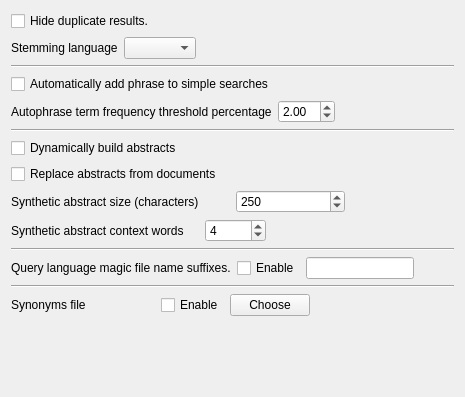
     <widget class="QWidget" name="tab_search">
      <attribute name="title">
       <string>Search parameters</string>
      </attribute>
      <layout class="QVBoxLayout">
       <item>
        <widget class="QCheckBox" name="collapseDupsCB">
         <property name="toolTip">
          <string>If checked, results with the same content under different names will only be shown once.</string>
         </property>
         <property name="text">
          <string>Hide duplicate results.</string>
         </property>
         <property name="checked">
          <bool>false</bool>
         </property>
        </widget>
       </item>
       <item>
        <layout class="QVBoxLayout">
         <item>
          <layout class="QHBoxLayout" stretch="0,0,1">
           <item>
            <widget class="QLabel" name="textLabel1_2">
             <property name="text">
              <string>Stemming language</string>
             </property>
             <property name="wordWrap">
              <bool>false</bool>
             </property>
            </widget>
           </item>
           <item>
            <widget class="QComboBox" name="stemLangCMB"/>
           </item>
           <item>
            <spacer name="horizontalSpacer_11">
             <property name="orientation">
              <enum>Qt::Horizontal</enum>
             </property>
             <property name="sizeHint" stdset="0">
              <size>
               <width>40</width>
               <height>20</height>
              </size>
             </property>
            </spacer>
           </item>
          </layout>
         </item>
         <item>
          <widget class="Line" name="line5">
           <property name="frameShape">
            <enum>QFrame::HLine</enum>
           </property>
           <property name="frameShadow">
            <enum>QFrame::Sunken</enum>
           </property>
          </widget>
         </item>
         <item>
          <widget class="QCheckBox" name="autoPhraseCB">
           <property name="toolTip">
            <string>A search for [rolling stones] (2 terms) will be changed to [rolling or stones or (rolling phrase 2 stones)]. 
This should give higher precedence to the results where the search terms appear exactly as entered.</string>
           </property>
           <property name="text">
            <string>Automatically add phrase to simple searches</string>
           </property>
          </widget>
         </item>
         <item>
          <layout class="QHBoxLayout" stretch="0,0,1">
           <item>
            <widget class="QLabel" name="textLabel33">
             <property name="sizePolicy">
              <sizepolicy hsizetype="Preferred" vsizetype="Preferred">
               <horstretch>1</horstretch>
               <verstretch>0</verstretch>
              </sizepolicy>
             </property>
             <property name="toolTip">
              <string>Frequency percentage threshold over which we do not use terms inside autophrase. 
Frequent terms are a major performance issue with phrases. 
Skipped terms augment the phrase slack, and reduce the autophrase efficiency.
The default value is 2 (percent). </string>
             </property>
             <property name="text">
              <string>Autophrase term frequency threshold percentage</string>
             </property>
             <property name="wordWrap">
              <bool>false</bool>
             </property>
            </widget>
           </item>
           <item>
            <widget class="QDoubleSpinBox" name="autoPThreshSB">
             <property name="singleStep">
              <double>0.200000000000000</double>
             </property>
             <property name="value">
              <double>2.000000000000000</double>
             </property>
            </widget>
           </item>
           <item>
            <spacer name="horizontalSpacer_6">
             <property name="orientation">
              <enum>Qt::Horizontal</enum>
             </property>
             <property name="sizeHint" stdset="0">
              <size>
               <width>40</width>
               <height>20</height>
              </size>
             </property>
            </spacer>
           </item>
          </layout>
         </item>
         <item>
          <widget class="Line" name="line6">
           <property name="frameShape">
            <enum>QFrame::HLine</enum>
           </property>
           <property name="frameShadow">
            <enum>QFrame::Sunken</enum>
           </property>
          </widget>
         </item>
         <item>
          <widget class="QCheckBox" name="buildAbsCB">
           <property name="toolTip">
            <string>Do we try to build abstracts for result list entries by using the context of query terms ? 
May be slow for big documents.</string>
           </property>
           <property name="text">
            <string>Dynamically build abstracts</string>
           </property>
          </widget>
         </item>
         <item>
          <widget class="QCheckBox" name="replAbsCB">
           <property name="toolTip">
            <string>Do we synthetize an abstract even if the document seemed to have one?</string>
           </property>
           <property name="text">
            <string>Replace abstracts from documents</string>
           </property>
          </widget>
         </item>
         <item>
          <layout class="QHBoxLayout" stretch="0,0,1">
           <item>
            <widget class="QLabel" name="textLabel2">
             <property name="sizePolicy">
              <sizepolicy hsizetype="Preferred" vsizetype="Preferred">
               <horstretch>2</horstretch>
               <verstretch>0</verstretch>
              </sizepolicy>
             </property>
             <property name="text">
              <string>Synthetic abstract size (characters)</string>
             </property>
             <property name="wordWrap">
              <bool>false</bool>
             </property>
            </widget>
           </item>
           <item>
            <widget class="QSpinBox" name="syntlenSB">
             <property name="sizePolicy">
              <sizepolicy hsizetype="Expanding" vsizetype="Fixed">
               <horstretch>1</horstretch>
               <verstretch>0</verstretch>
              </sizepolicy>
             </property>
             <property name="minimum">
              <number>80</number>
             </property>
             <property name="maximum">
              <number>100000</number>
             </property>
             <property name="singleStep">
              <number>10</number>
             </property>
             <property name="value">
              <number>250</number>
             </property>
            </widget>
           </item>
           <item>
            <spacer name="horizontalSpacer_7">
             <property name="orientation">
              <enum>Qt::Horizontal</enum>
             </property>
             <property name="sizeHint" stdset="0">
              <size>
               <width>40</width>
               <height>20</height>
              </size>
             </property>
            </spacer>
           </item>
          </layout>
         </item>
         <item>
          <layout class="QHBoxLayout" stretch="0,0,1">
           <item>
            <widget class="QLabel" name="textLabel3">
             <property name="sizePolicy">
              <sizepolicy hsizetype="Preferred" vsizetype="Preferred">
               <horstretch>1</horstretch>
               <verstretch>0</verstretch>
              </sizepolicy>
             </property>
             <property name="text">
              <string>Synthetic abstract context words</string>
             </property>
             <property name="wordWrap">
              <bool>false</bool>
             </property>
            </widget>
           </item>
           <item>
            <widget class="QSpinBox" name="syntctxSB">
             <property name="minimum">
              <number>2</number>
             </property>
             <property name="maximum">
              <number>20000</number>
             </property>
             <property name="value">
              <number>4</number>
             </property>
            </widget>
           </item>
           <item>
            <spacer name="horizontalSpacer_8">
             <property name="orientation">
              <enum>Qt::Horizontal</enum>
             </property>
             <property name="sizeHint" stdset="0">
              <size>
               <width>40</width>
               <height>20</height>
              </size>
             </property>
            </spacer>
           </item>
          </layout>
         </item>
         <item>
          <widget class="Line" name="line7">
           <property name="frameShape">
            <enum>QFrame::HLine</enum>
           </property>
           <property name="frameShadow">
            <enum>QFrame::Sunken</enum>
           </property>
          </widget>
         </item>
         <item>
          <layout class="QHBoxLayout" stretch="0,0,0,1">
           <item>
            <widget class="QLabel" name="textLabel14">
             <property name="sizePolicy">
              <sizepolicy hsizetype="Preferred" vsizetype="Preferred">
               <horstretch>1</horstretch>
               <verstretch>0</verstretch>
              </sizepolicy>
             </property>
             <property name="toolTip">
              <string>The words in the list will be automatically turned to ext:xxx clauses in the query language entry.</string>
             </property>
             <property name="text">
              <string>Query language magic file name suffixes.</string>
             </property>
             <property name="wordWrap">
              <bool>false</bool>
             </property>
            </widget>
           </item>
           <item>
            <widget class="QCheckBox" name="autoSuffsCB">
             <property name="text">
              <string>Enable</string>
             </property>
            </widget>
           </item>
           <item>
            <widget class="QLineEdit" name="autoSuffsLE">
             <property name="minimumSize">
              <size>
               <width>30</width>
               <height>0</height>
              </size>
             </property>
            </widget>
           </item>
           <item>
            <spacer name="horizontalSpacer_9">
             <property name="orientation">
              <enum>Qt::Horizontal</enum>
             </property>
             <property name="sizeHint" stdset="0">
              <size>
               <width>40</width>
               <height>20</height>
              </size>
             </property>
            </spacer>
           </item>
          </layout>
         </item>
         <item>
          <widget class="Line" name="line8">
           <property name="frameShape">
            <enum>QFrame::HLine</enum>
           </property>
           <property name="frameShadow">
            <enum>QFrame::Sunken</enum>
           </property>
          </widget>
         </item>
         <item>
          <layout class="QHBoxLayout" stretch="0,0,0,1">
           <item>
            <widget class="QLabel" name="textLabelSG">
             <property name="sizePolicy">
              <sizepolicy hsizetype="Preferred" vsizetype="Preferred">
               <horstretch>1</horstretch>
               <verstretch>0</verstretch>
              </sizepolicy>
             </property>
             <property name="text">
              <string>Synonyms file</string>
             </property>
             <property name="wordWrap">
              <bool>false</bool>
             </property>
            </widget>
           </item>
           <item>
            <widget class="QCheckBox" name="synFileCB">
             <property name="text">
              <string>Enable</string>
             </property>
            </widget>
           </item>
           <item>
            <widget class="QPushButton" name="synFilePB">
             <property name="minimumSize">
              <size>
               <width>30</width>
               <height>0</height>
              </size>
             </property>
             <property name="text">
              <string>Choose</string>
             </property>
            </widget>
           </item>
           <item>
            <spacer name="horizontalSpacer_10">
             <property name="orientation">
              <enum>Qt::Horizontal</enum>
             </property>
             <property name="sizeHint" stdset="0">
              <size>
               <width>40</width>
               <height>20</height>
              </size>
             </property>
            </spacer>
           </item>
          </layout>
         </item>
         <item>
          <spacer name="spacer2">
           <property name="orientation">
            <enum>Qt::Vertical</enum>
           </property>
           <property name="sizeType">
            <enum>QSizePolicy::Expanding</enum>
           </property>
           <property name="sizeHint" stdset="0">
            <size>
             <width>20</width>
             <height>70</height>
            </size>
           </property>
          </spacer>
         </item>
        </layout>
       </item>
      </layout>
     </widget>
